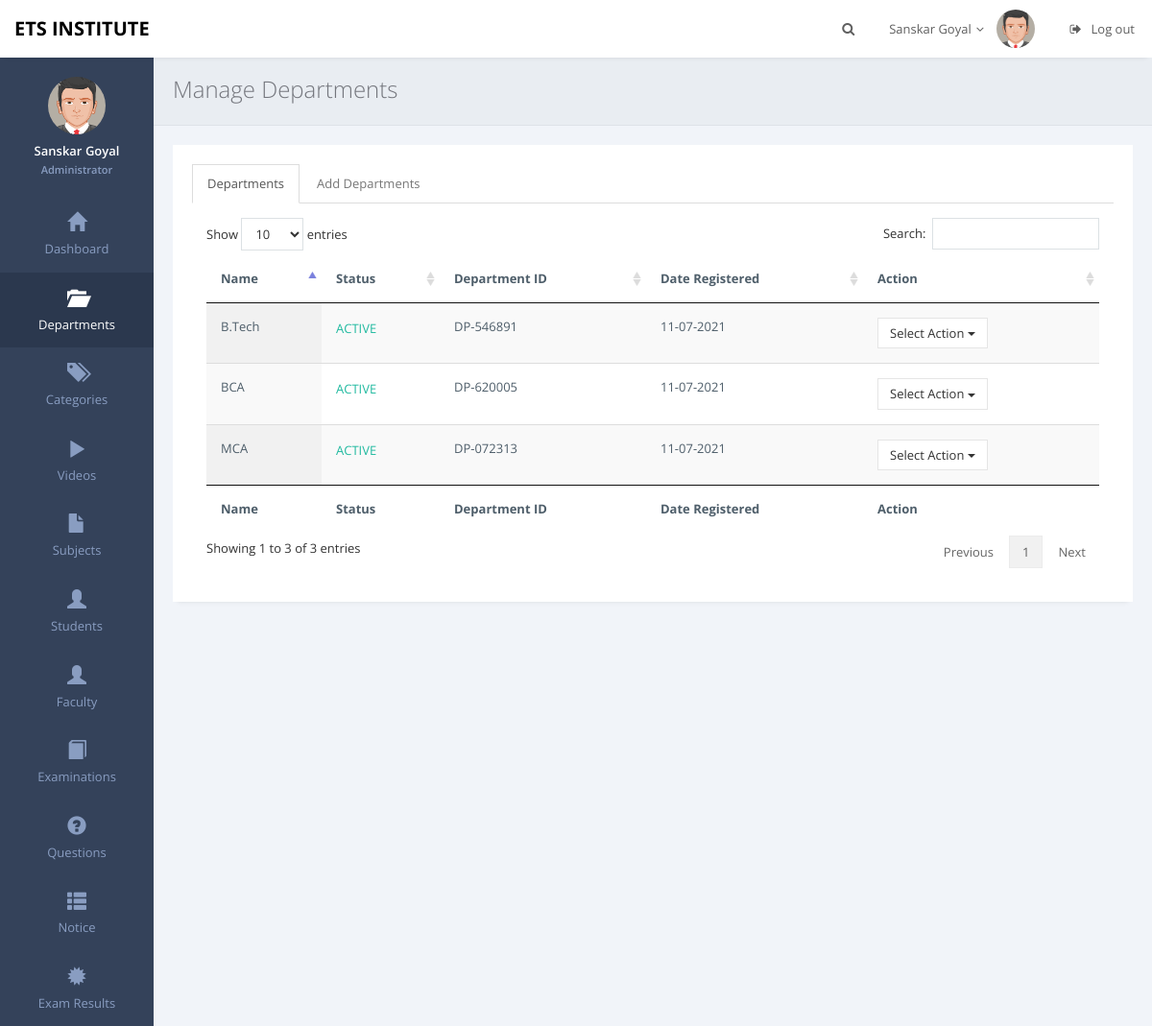
Page /admin/departments.php (signed in) on the committed database.
### tables this page shows
CREATE TABLE `tbl_departments` (
  `department_id` varchar(255) NOT NULL,
  `name` varchar(255) NOT NULL,
  `description` text NOT NULL,
  `date_registered` varchar(255) NOT NULL,
  `status` varchar(255) NOT NULL DEFAULT 'Active'
);

### admin/departments.php (the view, shortened to what this page needs)
<?php require 'winclude/header.php'; ?>
<body <?php if ($ms == "1") { print 'onload="myFunction()"'; } ?>  class="page-header-fixed">
    <main class="page-content content-wrap">
       <?php require 'winclude/navbar.php'; ?>
       <?php require 'winclude/sidebar.php'; ?>
       <div class="page-inner">
        <div class="page-title">
            <h3>Manage Departments</h3>
        </div>
        <div id="main-wrapper">
            <div class="row">
                <div class="col-md-12">
                  <div class="row">
                    <div class="col-md-12">
                        <div class="panel panel-white">
                            <div class="panel-body">
                                <div role="tabpanel">
                                    <ul class="nav nav-tabs" role="tablist">
                                        <li role="presentation" class="active"><a href="#tab5" role="tab" data-toggle="tab">Departments</a></li>
                                        <li role="presentation"><a href="#tab6" role="tab" data-toggle="tab">Add Departments</a></li>
                                    </ul>
                                    <div class="tab-content">
                                        <div role="tabpanel" class="tab-pane active fade in" id="tab5">
                                           <div class="table-responsive">
                                             <?php
                                             include '../database/config.php';
                                             $sql = "SELECT * FROM tbl_departments";
                                             $result = $conn->query($sql);
                                             if ($result->num_rows > 0) {
                                              print '
                                              <table id="example" class="display table" style="width: 100%; cellspacing: 0;">
                                              <thead>
                                              <tr>
                                              <th>Name</th>
                                              <th>Status</th>
                                              <th>Department ID</th>
                                              <th>Date Registered</th>
                                              <th>Action</th>
                                              </tr>
                                              </thead>
                                              <tfoot>
                                              <tr>
                                              <th>Name</th>
                                              <th>Status</th>
                                              <th>Department ID</th>
                                              <th>Date Registered</th>
                                              <th>Action</th>
                                              </tr>
                                              </tfoot>
                                              <tbody>';
                                              while($row = $result->fetch_assoc()) {
                                                  $status = $row['status'];
                                                  if ($status == "Active") {
                                                      $st = '<p class="text-success">ACTIVE</p>';
                                                      $stl = '<a href="pages/make_dp_in.php?id='.$row['department_id'].'">Make Inactive</a>';
                                                  }else{
                                                      $st = '<p class="text-danger">INACTIVE</p>';
                                                      $stl = '<a href="pages/make_dp_ac.php?id='.$row['department_id'].'">Make Active</a>';
                                                  }
                                                  print '
                                                  <tr>
                                                  <td>'.$row['name'].'</td>
                                                  <td>'.$st.'</td>
                                                  <td>'.$row['department_id'].'</td>
                                                  <td>'.$row['date_registered'].'</td>
                                                  <td><div class="btn-group" role="group">
                                                  <button type="button" class="btn btn-default dropdown-toggle" data-toggle="dropdown" aria-expanded="false">
                                                  Select Action
                                                  <span class="caret"></span>
                                                  </button>
                                                  <ul class="dropdown-menu" role="menu">
                                                  <li>'.$stl.'</li>
                                                  <li><a'; ?> onclick = "return confirm('Drop <?php echo $row['name']; ?> ?')" <?php print ' href="pages/drop_dep.php?id='.$row['department_id'].'">Drop Department</a></li>
                                                  </ul>
                                                  </div></td>
                                                  </tr>';
                                              }
                                              print '
                                              </tbody>
                                              </table>  ';
                                          } else {
                                            print '
                                            <div class="alert alert-info" role="alert">
                                            Nothing was found in database.
                                            </div>';
                                        }
                                        ?>
                                    </div>
                                </div>
                        </div>
                    </div>
                </div>
            </div>
        </div>
    </div>
</div>
</div>
</div>
</div>
</main>
<?php require 'winclude/footer.php'; ?>

### assets/css/themes/green.css (style rules this page uses)
.page-content { background: #34425A; }

### rows in the picture
tbl_departments: name "MCA", status "ACTIVE", department_id "DP-072313", date_registered "11-07-2021"
tbl_departments: name "B.Tech", status "ACTIVE", department_id "DP-546891", date_registered "11-07-2021"
tbl_departments: name "BCA", status "ACTIVE", department_id "DP-620005", date_registered "11-07-2021"

### other values in the picture
$myfname "Sanskar"
$mylname "Goyal"
